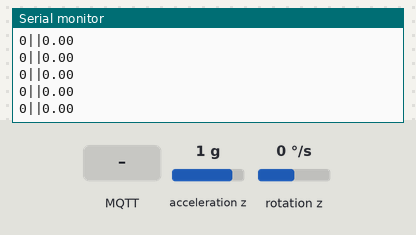
The sketch below on a simulated ESP8266 (NodeMCU). Parts: the last lines printed to the serial monitor. The inputs (shaded band) are chosen by the test bench; at power-on: acceleration z 1 g, rotation z 0 °/s. WiFi joins after 1.5 s; servers stay silent unless stated; no MQTT or app messages arrive unless stated.

Above: at 3.2 s.
3.3 s: MQTT message "1" arrives on the first subscribed topic
4.8 s: MQTT message "5" arrives on the first subscribed topic
6.3 s: acceleration z set to -1.4 g
At 6.4 s:
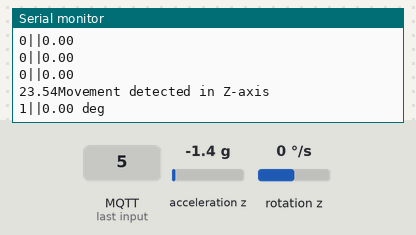
7.8 s: rotation z set to -192 °/s
At 7.81 s:
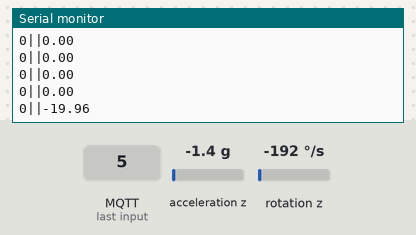
9.3 s: acceleration z set to -0.8 g
At 9.33 s:
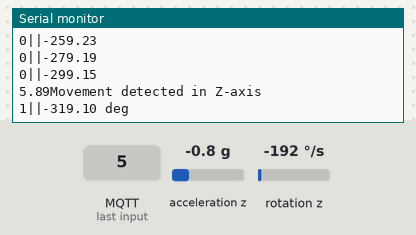
Timing chart, 0 to 11.8 s (numbered marks = the images above; inputs shaded):
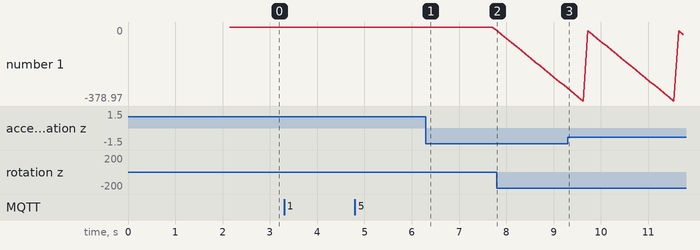

The sketch:

final_z_yaw_wifi.ino
```cpp
#include <Wire.h>
#include <MPU6050.h>
#include <ESP8266WiFi.h>
#include <PubSubClient.h>
#include <string.h>
#include <stdlib.h>

MPU6050 mpu;

const uint8_t scl = D6;
const uint8_t sda = D7;

float accelZ_previous = 0.0;
float yaw = 0.0;

float prevTime = 0.0, currTime = 0.0;
float dt = 0.0;

float deg = 0.0;
float angle;

int value = 0;

// WiFi credentials
const char* ssid = "Galaxy A51C927";
const char* password = "Shreyansh";

// MQTT broker details
const char* broker = "broker.hivemq.com";
const int port = 1883;
const char* clientId = "Shreyansh_nodemcu_mpu6050";
const char* topic = "topic20103046/pub";
const char* topicSub = "topic20103046/sub";

WiFiClient wifiClient;
PubSubClient client(wifiClient);

void callback(char* topicSub, byte* payload, unsigned int length) {
  Serial.print("Message received: ");
//  for (int i = 0; i < length; i++) {
//    Serial.print((char)payload[i]);
//  }
//  Serial.println();

  // Processing the message here
  value = atoi((char*)payload);
  if(value == 1){
    Serial.println("Reseting");
    deg = 0.0;
    angle = 0.0;
  }
}


void setup() {
  Serial.begin(115200);
  WiFi.begin(ssid, password);
  while (WiFi.status() != WL_CONNECTED) {
    delay(1000);
    Serial.println("Connecting to WiFi...");
  }
  Serial.println("Connected to WiFi");

  client.setServer(broker, port);
  client.setCallback(callback);

  while (!client.connected()) {
    Serial.println("Connecting to MQTT broker...");
    if (client.connect(clientId)) {
      Serial.println("Connected to MQTT broker");
      client.subscribe(topicSub);
    } else {
      Serial.print("Failed with state ");
      Serial.print(client.state());
      delay(2000);
    }
  }

  Wire.begin(sda, scl);
  mpu.initialize();

  mpu.setDLPFMode(3); // Set digital low-pass filter to 44Hz

  mpu.CalibrateGyro();
  mpu.CalibrateAccel();
}

void loop() {
  float accelZ_m_s2 = mpu.getAccelerationZ() / 16384.0 * 9.81;

  currTime = millis() / 1000.0;
  dt = currTime - prevTime;
  prevTime = currTime;

  /*Calculated gyro and computed yaw here*/
  float gyroZ = mpu.getRotationZ();
  yaw = gyroZ * 0.0000611 * dt;


  if(abs(yaw) > 0.01){
    deg = deg+yaw;
    angle = deg * 128.57142;
    if(abs(angle) >= 360){
      deg = 0.0;
    }
  }

  /*Checking if movement in Z axis*/
  if (abs(accelZ_m_s2 - accelZ_previous) > 0.5) {
    Serial.print(abs(accelZ_m_s2 - accelZ_previous));
    Serial.println("Movement detected in Z-axis");
    Serial.print(1);
    Serial.print("||");
    Serial.print(angle);
    Serial.print(" deg");
    char msg[50];
    sprintf(msg, "1,%f deg", angle);
    client.publish(topic, msg);
  } else {
    Serial.print(0);
    Serial.print("||");
    Serial.print(angle);
    char msg[50];
    sprintf(msg, "0,%f deg", angle);
    client.publish(topic, msg);
  }
  accelZ_previous = accelZ_m_s2;

  Serial.print("\n");
  delay(100);

  if (!client.connected()) {
    reconnect();
  }
  client.loop();
}

void reconnect() {
  while (!client.connected()) {
    Serial.println("Reconnecting to MQTT broker...");
    if (client.connect(clientId)) {
      Serial.println("Connected to MQTT broker");
    } else {
      Serial.print("Failed with state ");
      Serial.print(client.state());
      delay(2000);
    }
  }
}
```

Measured:
- after the input at 6.3 s, the serial monitor: prints a new line after 0.09 s (image 1)
- after the input at 7.8 s, the serial monitor: prints a new line at once (image 2)
- after the input at 9.3 s, the serial monitor: prints a new line at once (image 3)
- plotted number 1: 0 → -299.15 after the input at 7.8 s
